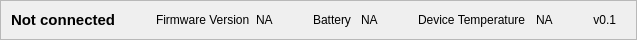
           <widget class="QFrame" name="main_footer">
            <property name="minimumSize">
             <size>
              <width>0</width>
              <height>30</height>
             </size>
            </property>
            <property name="maximumSize">
             <size>
              <width>16777215</width>
              <height>40</height>
             </size>
            </property>
            <property name="styleSheet">
             <string notr="true"/>
            </property>
            <property name="frameShape">
             <enum>QFrame::StyledPanel</enum>
            </property>
            <property name="frameShadow">
             <enum>QFrame::Raised</enum>
            </property>
            <layout class="QHBoxLayout" name="horizontalLayout_14">
             <property name="spacing">
              <number>0</number>
             </property>
             <property name="leftMargin">
              <number>10</number>
             </property>
             <property name="topMargin">
              <number>6</number>
             </property>
             <property name="rightMargin">
              <number>0</number>
             </property>
             <property name="bottomMargin">
              <number>6</number>
             </property>
             <item>
              <widget class="QLabel" name="ft_label_device_3">
               <property name="font">
                <font>
                 <pointsize>11</pointsize>
                 <italic>false</italic>
                 <bold>false</bold>
                </font>
               </property>
               <property name="styleSheet">
                <string notr="true"/>
               </property>
               <property name="text">
                <string>&lt;html&gt;&lt;head/&gt;&lt;body&gt;&lt;p&gt;&lt;span style=&quot; font-weight:600;&quot;&gt;Not connected&lt;/span&gt;&lt;/p&gt;&lt;/body&gt;&lt;/html&gt;</string>
               </property>
              </widget>
             </item>
             <item>
              <spacer name="horizontalSpacer_2">
               <property name="orientation">
                <enum>Qt::Horizontal</enum>
               </property>
               <property name="sizeHint" stdset="0">
                <size>
                 <width>40</width>
                 <height>20</height>
                </size>
               </property>
              </spacer>
             </item>
             <item>
              <widget class="QLabel" name="ft_label_firmware">
               <property name="text">
                <string>Firmware Version  </string>
               </property>
              </widget>
             </item>
             <item alignment="Qt::AlignLeft">
              <widget class="QLabel" name="ft_label_firmware_value">
               <property name="text">
                <string>NA</string>
               </property>
              </widget>
             </item>
             <item>
              <spacer name="horizontalSpacer_11">
               <property name="orientation">
                <enum>Qt::Horizontal</enum>
               </property>
               <property name="sizeHint" stdset="0">
                <size>
                 <width>40</width>
                 <height>20</height>
                </size>
               </property>
              </spacer>
             </item>
             <item>
              <layout class="QHBoxLayout" name="horizontalLayout_25"/>
             </item>
             <item>
              <layout class="QHBoxLayout" name="horizontalLayout_26">
               <property name="spacing">
                <number>6</number>
               </property>
               <item alignment="Qt::AlignHCenter">
                <widget class="QLabel" name="ft_label_battery">
                 <property name="styleSheet">
                  <string notr="true"/>
                 </property>
                 <property name="text">
                  <string>Battery </string>
                 </property>
                </widget>
               </item>
               <item>
                <widget class="QLabel" name="ft_label_battery_value">
                 <property name="styleSheet">
                  <string notr="true"/>
                 </property>
                 <property name="text">
                  <string>NA</string>
                 </property>
                </widget>
               </item>
              </layout>
             </item>
             <item>
              <spacer name="horizontalSpacer_3">
               <property name="orientation">
                <enum>Qt::Horizontal</enum>
               </property>
               <property name="sizeHint" stdset="0">
                <size>
                 <width>40</width>
                 <height>20</height>
                </size>
               </property>
              </spacer>
             </item>
             <item>
              <layout class="QHBoxLayout" name="horizontalLayout_27">
               <property name="spacing">
                <number>10</number>
               </property>
               <item>
                <widget class="QLabel" name="ft_label_temp">
                 <property name="maximumSize">
                  <size>
                   <width>10000</width>
                   <height>100000</height>
                  </size>
                 </property>
                 <property name="styleSheet">
                  <string notr="true"/>
                 </property>
                 <property name="text">
                  <string>Device Temperature</string>
                 </property>
                 <property name="scaledContents">
                  <bool>true</bool>
                 </property>
                </widget>
               </item>
               <item>
                <widget class="QLabel" name="ft_label_temp_value">
                 <property name="text">
                  <string>NA</string>
                 </property>
                </widget>
               </item>
              </layout>
             </item>
             <item>
              <spacer name="horizontalSpacer_4">
               <property name="orientation">
                <enum>Qt::Horizontal</enum>
               </property>
               <property name="sizeHint" stdset="0">
                <size>
                 <width>40</width>
                 <height>20</height>
                </size>
               </property>
              </spacer>
             </item>
             <item>
              <widget class="QLabel" name="ft_label_version">
               <property name="styleSheet">
                <string notr="true"/>
               </property>
               <property name="text">
                <string>v0.1</string>
               </property>
               <property name="alignment">
                <set>Qt::AlignRight|Qt::AlignTrailing|Qt::AlignVCenter</set>
               </property>
              </widget>
             </item>
             <item>
              <spacer name="horizontalSpacer">
               <property name="orientation">
                <enum>Qt::Horizontal</enum>
               </property>
               <property name="sizeType">
                <enum>QSizePolicy::Fixed</enum>
               </property>
               <property name="sizeHint" stdset="0">
                <size>
                 <width>20</width>
                 <height>20</height>
                </size>
               </property>
              </spacer>
             </item>
            </layout>
           </widget>
